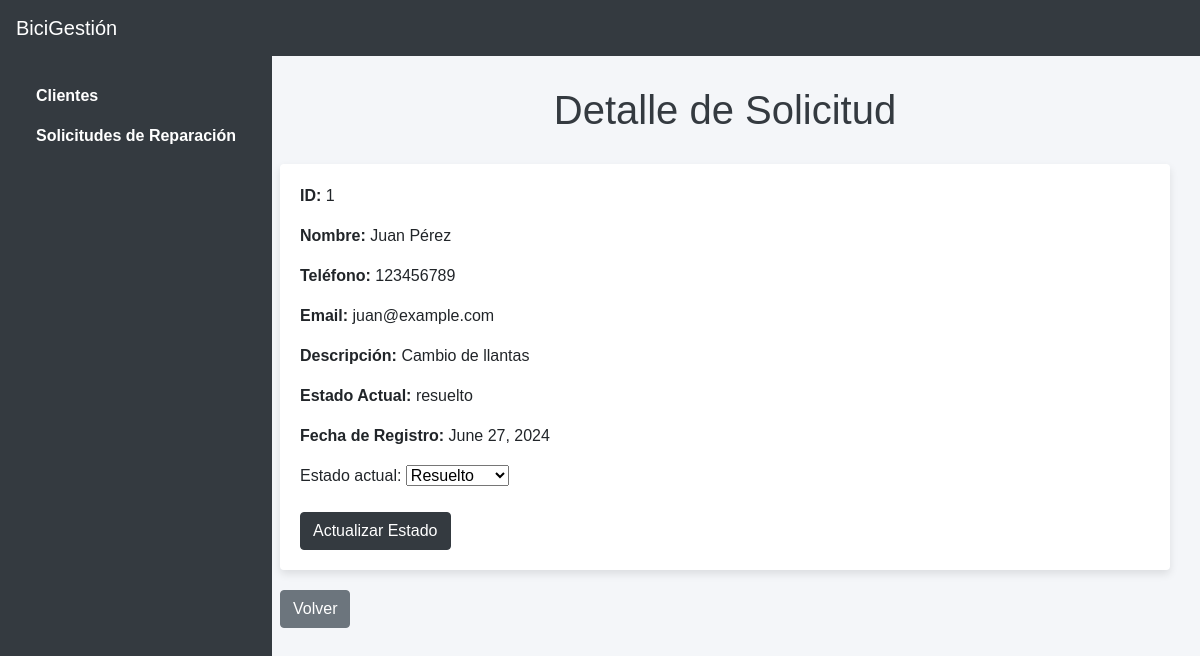
/solicitud/1/, run on an earlier commit of the app's database.
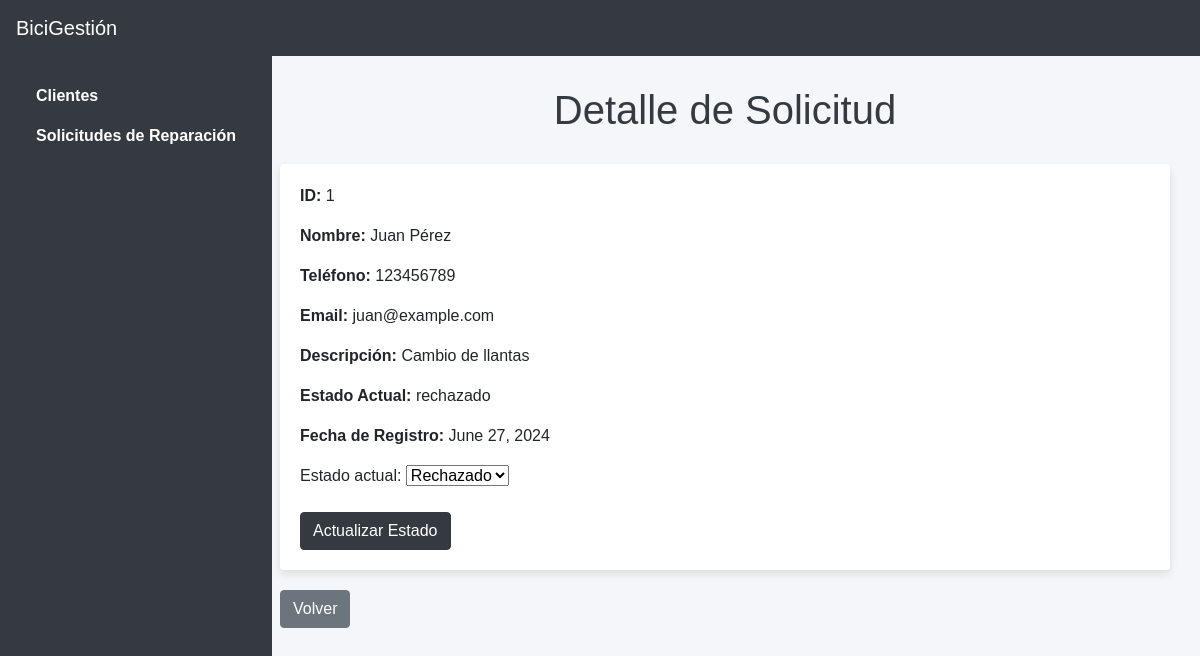
And on a later commit of the database.
### mainapp/models.py (models this page shows, shortened)
class Solicitud(models.Model):
    ESTADO_CHOICES = [
        ('pendiente', 'Pendiente'),
        ('resuelto', 'Resuelto'),
        ('rechazado', 'Rechazado'),
    ]
    cliente = models.ForeignKey(Cliente, on_delete=models.CASCADE)
    descripcion = models.TextField()
    estado_actual = models.CharField(max_length=10, choices=ESTADO_CHOICES)
    fecha_registro = models.DateField(auto_now_add=True)

class Cliente(models.Model):
    nombre = models.CharField(max_length=100)
    telefono = models.CharField(max_length=20)
    email = models.EmailField()

### mainapp/views.py (the view)
# urls.py: path('solicitud/<int:solicitud_id>/', views.detalle_solicitud, name='detalle_solicitud'),
def detalle_solicitud(request, solicitud_id):
    solicitud = get_object_or_404(Solicitud, id=solicitud_id)
    if request.method == 'POST':
        form = ConfirmarSolicitudForm(request.POST, instance=solicitud)
        if form.is_valid():
            solicitud = form.save()
            if solicitud.estado_actual == 'resuelto':
                asunto = 'Confirmación de reparación'
                mensaje = f'Hola {solicitud.cliente.nombre},\n\nTu bicicleta puede ser reparada. Nos pondremos en contacto contigo pronto.'
            else:
                asunto = 'Rechazo de reparación'
                mensaje = f'Hola {solicitud.cliente.nombre},\n\nLamentamos informarte que tu bicicleta no puede ser reparada.'
            send_mail(asunto, mensaje, settings.EMAIL_HOST_USER, [solicitud.cliente.email], fail_silently=False)
            return redirect('solicitudes')
    else:
        form = ConfirmarSolicitudForm(instance=solicitud)
    return render(request, 'mainapp/detalle_solicitud.html', {'solicitud': solicitud, 'form': form})

### mainapp/forms.py
class ConfirmarSolicitudForm(forms.ModelForm):
    class Meta:
        model = Solicitud
        fields = ['estado_actual']

### mainapp/templates/mainapp/detalle_solicitud.html (shortened to what this page needs)
<!DOCTYPE html>
<html>
<head>
    <link href="https://stackpath.bootstrapcdn.com/bootstrap/4.5.2/css/bootstrap.min.css" rel="stylesheet">
</head>
<body>
    <nav class="navbar navbar-expand-lg">
        <a class="navbar-brand" href="#">BiciGestión</a>
    </nav>
    <div class="sidebar">
        <nav class="nav flex-column">
            <a class="nav-link" href="{% url 'clientes' %}">Clientes</a>
            <a class="nav-link" href="{% url 'solicitudes' %}">Solicitudes de Reparación</a>
        </nav>
    </div>
    <div class="content">
        <h1>Detalle de Solicitud</h1>
        <div class="card">
            <p><strong>ID:</strong> {{ solicitud.id }}</p>
            <p><strong>Nombre:</strong> {{ solicitud.cliente.nombre }}</p>
            <p><strong>Teléfono:</strong> {{ solicitud.cliente.telefono }}</p>
            <p><strong>Email:</strong> {{ solicitud.cliente.email }}</p>
            <p><strong>Descripción:</strong> {{ solicitud.descripcion }}</p>
            <p><strong>Estado Actual:</strong> {{ solicitud.estado_actual }}</p>
            <p><strong>Fecha de Registro:</strong> {{ solicitud.fecha_registro }}</p>
            <form method="post">
                {{ form.as_p }}
                <button type="submit" class="btn btn-primary">Actualizar Estado</button>
            </form>
        </div>
        <a class="btn btn-secondary" href="{% url 'solicitudes' %}">Volver</a>
    </div>
</body>
</html>

### mainapp/templates/mainapp/detalle_solicitud.html (style rules this page uses)
body { background-color: #f4f6f9; font-family: 'Arial', sans-serif; }
.navbar { background-color: #343a40; }
.navbar-brand, .nav-link { color: #ffffff !important; }
.sidebar { height: 100vh; background-color: #343a40; padding: 20px; position: fixed; }
.sidebar .nav-link { color: #ffffff !important; font-weight: bold; }
.content { margin-left: 250px; padding: 30px; }
h1 { color: #343a40; text-align: center; margin-bottom: 30px; }
.card { background-color: #ffffff; box-shadow: 0 4px 8px rgba(0, 0, 0, 0.1); border: none; padding: 20px; margin-bottom: 20px; }
.btn-primary { background-color: #343a40; border-color: #343a40; }

What changed in the data, as far as the page shows it:
changed Solicitud "Cambio de llantas": estado_actual "resuelto" → "rechazado"; estado_actual "Resuelto" → "Rechazado"
